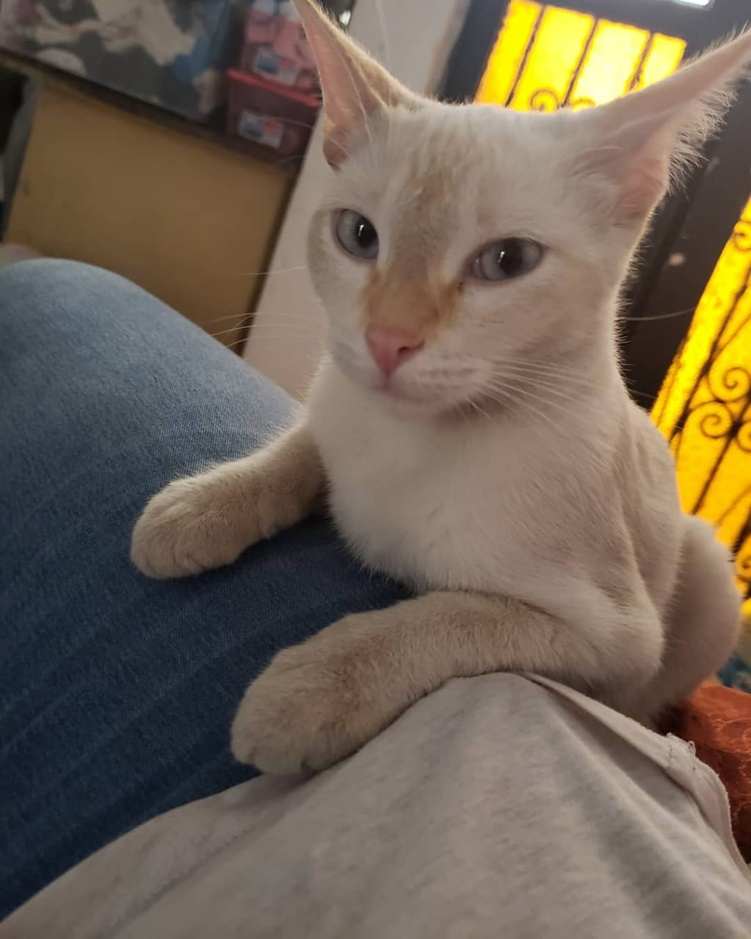
#> input picture Practice1.3/media/cat.jpeg, 751 x 939 px, shrunk from 1024 x 1280 before the run
$ jupyter execute 'Practice 1.3 - Image Processing.ipynb'   (shell and % lines are left out)   (text cells are left out)
#> lines starting #> are read from the running program, lines starting #| are printed output that depends on the picture; after the words box and inside, x2 and y2 are one past the last pixel; in counts of white or black regions, pixels touching at a corner belong together; pictures that were not available may be replaced by others from this repository, and a replacement may not be noted
[cell 1]
import pprint
import cv2
import numpy as np
from matplotlib import pyplot as plt

[cell 2]
variance = 1
c = 2 * (2 * variance ** 2)**0.5
c

[cell 3]
w = int(np.ceil(3*c))
w

[cell 4]
def gauss2D(w,variance):
    shape = (w, w)
    m,n = [(ss-1.)/2. for ss in shape]
    y,x = np.ogrid[-m:m+1,-n:n+1]
    h = np.exp( -(x*x + y*y) / (2.*variance) )
    h = h/(2 * np.pi * variance)**0.5
    return h

[cell 5]
gaussian_mask = gauss2D(w, 1.0)

[cell 6]
np.set_printoptions(suppress=True)
print(gaussian_mask)

[cell 7]
img = cv2.imread("media/cat.jpeg", cv2.IMREAD_GRAYSCALE)
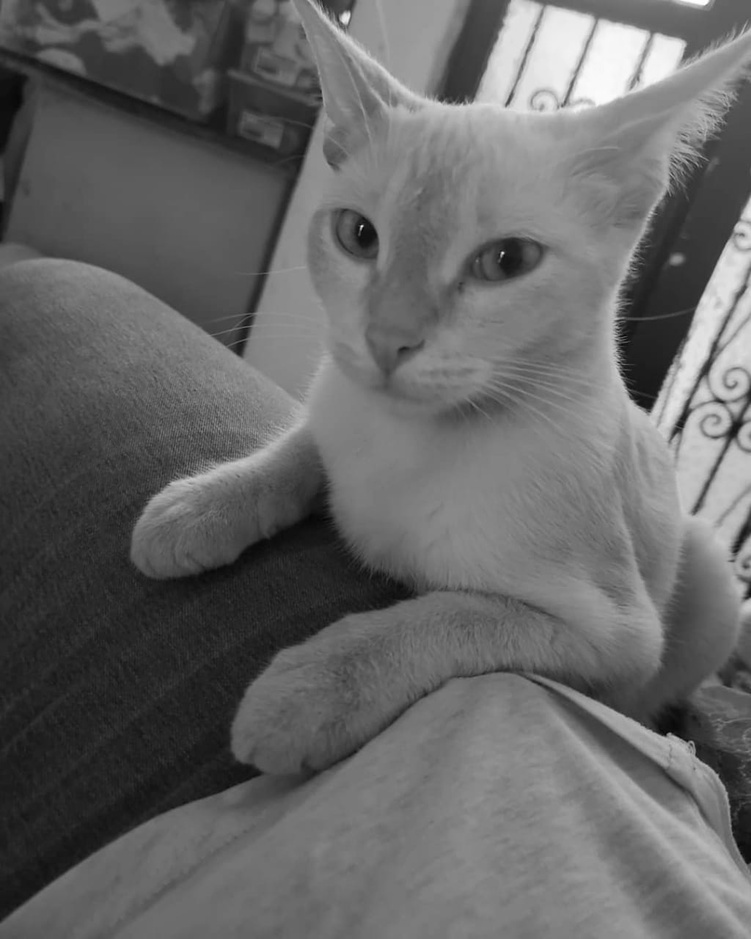
#> img: shape (939, 751); min 5, max 255, mean 101.9
plt.imshow(img, cmap='gray', vmin=0, vmax=255)
plt.show()

[cell 8]
filtered = cv2.filter2D(img, -1, gaussian_mask)
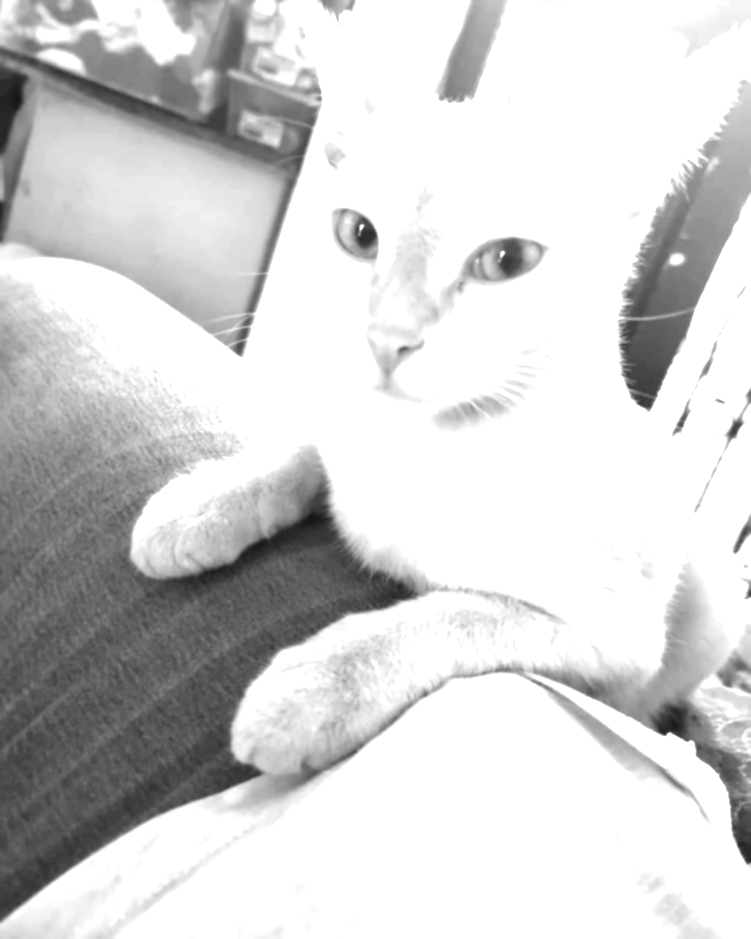
#> filtered: shape (939, 751); min 19, max 255, mean 210.9
plt.imshow(filtered, cmap='gray', vmin=0, vmax=255)
plt.show()

[cell 9]
# Fast Fourier transform
ft_original = np.fft.fft2(img)
ft_filtered = np.fft.fft2(filtered)


fig, ax = plt.subplots(1, 2, sharex='col', sharey='row')

ax[0].set_xlabel('Original')
freq_original = np.real(ft_original)
ax[0].imshow(freq_original, cmap='gray', vmin=0, vmax=255)

ax[1].set_xlabel('Filtered')
freq_filtered = np.real(ft_filtered)
ax[1].imshow(freq_filtered, cmap='gray', vmin=0, vmax=255)

plt.show()

[cell 10]
plt.axis("off")
img = cv2.imread("media/cat.jpeg")
#> img is the input picture: shape (939, 751, 3); mean B, G, R 84.2, 99.7, 113.1
plt.imshow(cv2.cvtColor(img, cv2.COLOR_BGR2RGB))
plt.show()

[cell 11]
color = ('b','g','r')
for i,col in enumerate(color):
    histr = cv2.calcHist([img],[i],None,[256],[0,256])
    plt.plot(histr,color = col)
    plt.xlim([0,256])
plt.show()
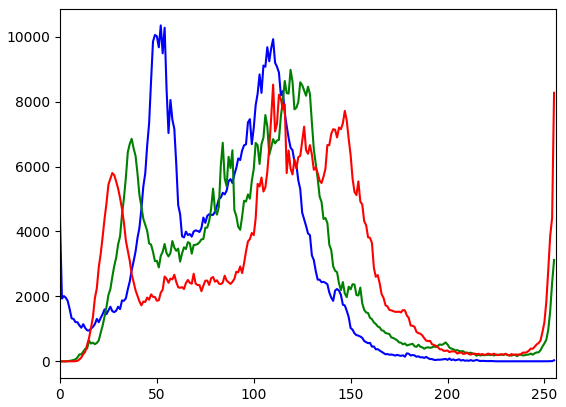
#> figure drawn by matplotlib, 1 panel; curve peaks at x = 52, y = 10345; curve peaks at x = 119, y = 8977; curve peaks at x = 110, y = 8521

[cell 12]
hist = cv2.calcHist([img],[0],None,[256],[0,256])
#> hist = 256 values, max 10345 at index 52, min 0 at index 231, mean 2754.6
plt.plot(hist)
plt.show()
#> figure, not shown here; curve peaks at x = 52, y = 10345

[cell 13]
img = cv2.imread("media/cat.jpeg",  cv2.IMREAD_GRAYSCALE)

# Otsu's thresholding
ret2,th2 = cv2.threshold(img,0,255,cv2.THRESH_BINARY+cv2.THRESH_OTSU)
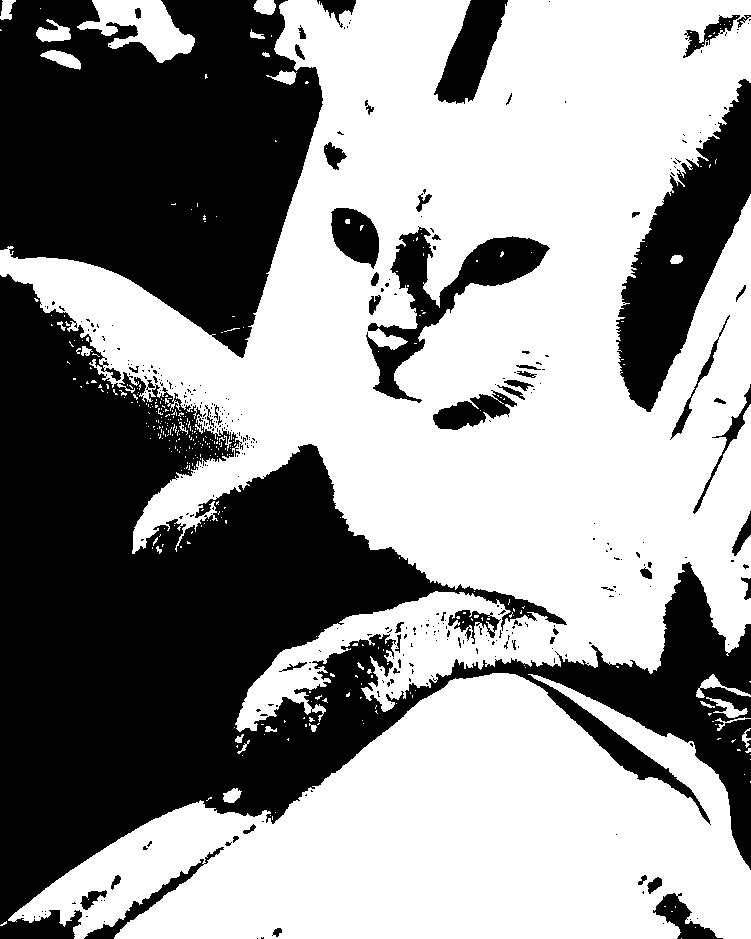
#> th2: shape (939, 751); 57.3% white; 357 black regions (298 under 20 px), largest, box (x1, y1, x2, y2) and area: (0, 274, 751, 939) 175801, (0, 0, 323, 358) 79905, (616, 79, 751, 412) 19378
#> ret2 = 96

# plot all the images and their histograms
otsu = [img, 0, th2]
title= ['Original image','Grayscale histogram',"Otsu's Thresholdinedg"]
plt.subplot(3,3,1),plt.imshow(otsu[0],'gray')
plt.title(title[0]), plt.xticks([]), plt.yticks([])
plt.subplot(3,3,2),plt.hist(otsu[0].ravel(),256)
plt.title(title[1]), plt.xticks([]), plt.yticks([])
plt.subplot(3,3,3),plt.imshow(otsu[2],'gray')
plt.title(title[2]), plt.xticks([]), plt.yticks([])
plt.show()
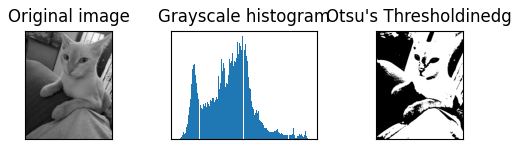
#> figure drawn by matplotlib, 3 panels

[cell 14]
video = cv2.VideoCapture('media/cars.mp4')

frame_width = int(video.get(3))
frame_height = int(video.get(4))

size = (frame_width, frame_height)

[cell 15]
result = cv2.VideoWriter('cars_otsu.avi', cv2.VideoWriter_fourcc(*'MJPG'), 30, size)

[cell 16]
while(True):
    ret, frame = video.read()
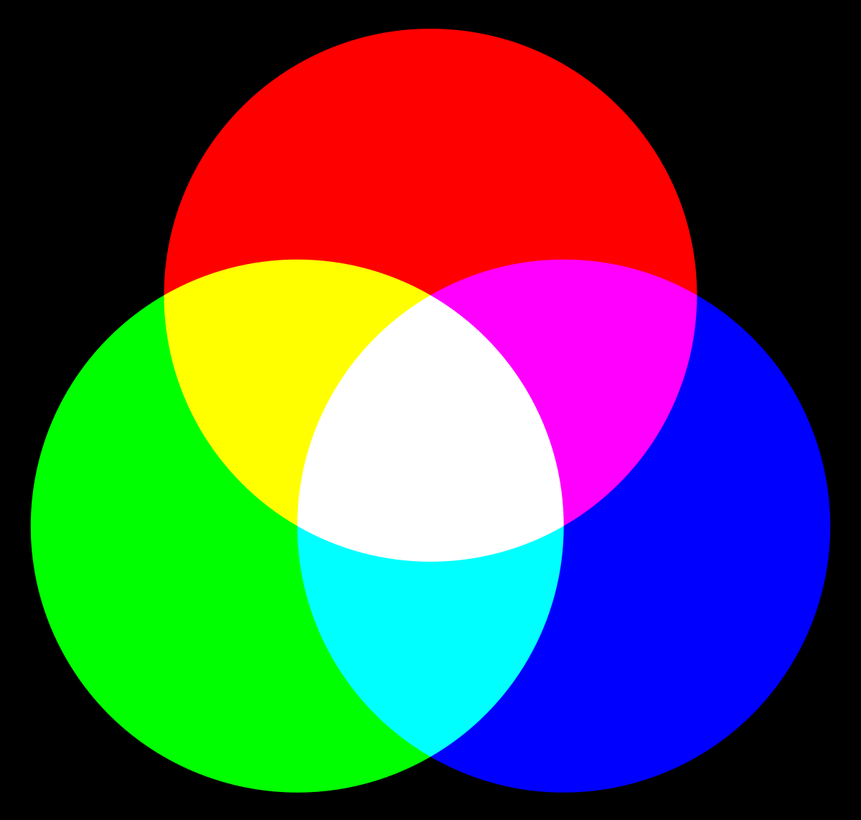
#> input picture Practice1.3/media/rgb.png, 861 x 820 px, shrunk from 1200 x 1143 before the run, given in place of cars.mp4, which was not available
#> frame is the input picture: shape (820, 861, 3); mean B, G, R 80.6, 80.6, 80.6
    if ret == True:
        img = cv2.cvtColor(frame, cv2.COLOR_BGR2GRAY)
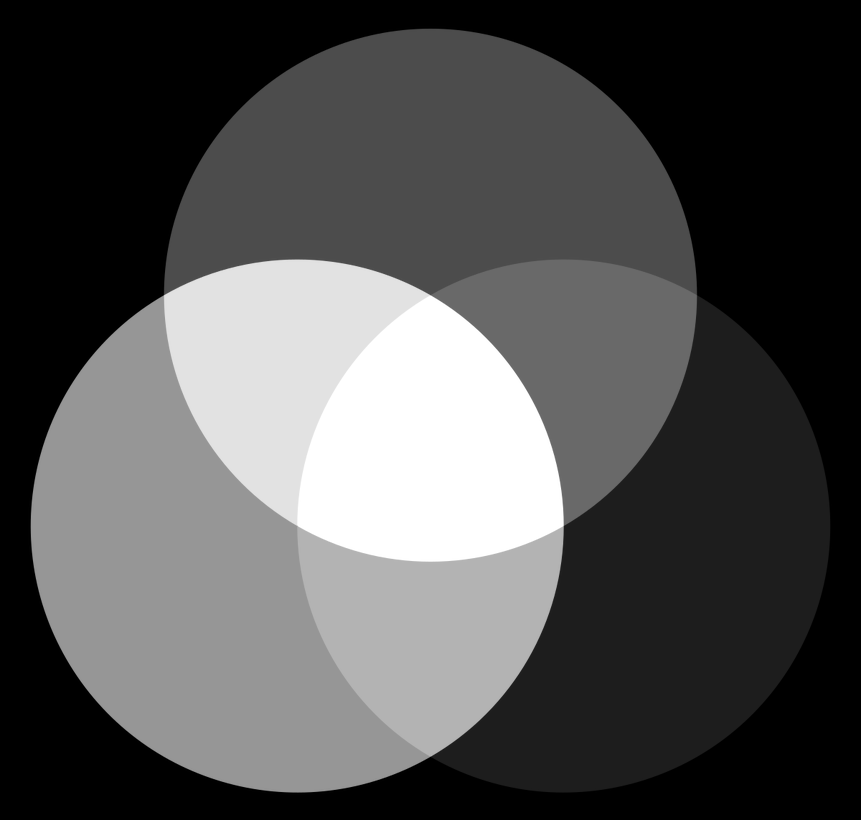
#> img: shape (820, 861); min 0, max 255, mean 80.6
        ret2, img_back = cv2.threshold(img,0,255,cv2.THRESH_BINARY+cv2.THRESH_OTSU)
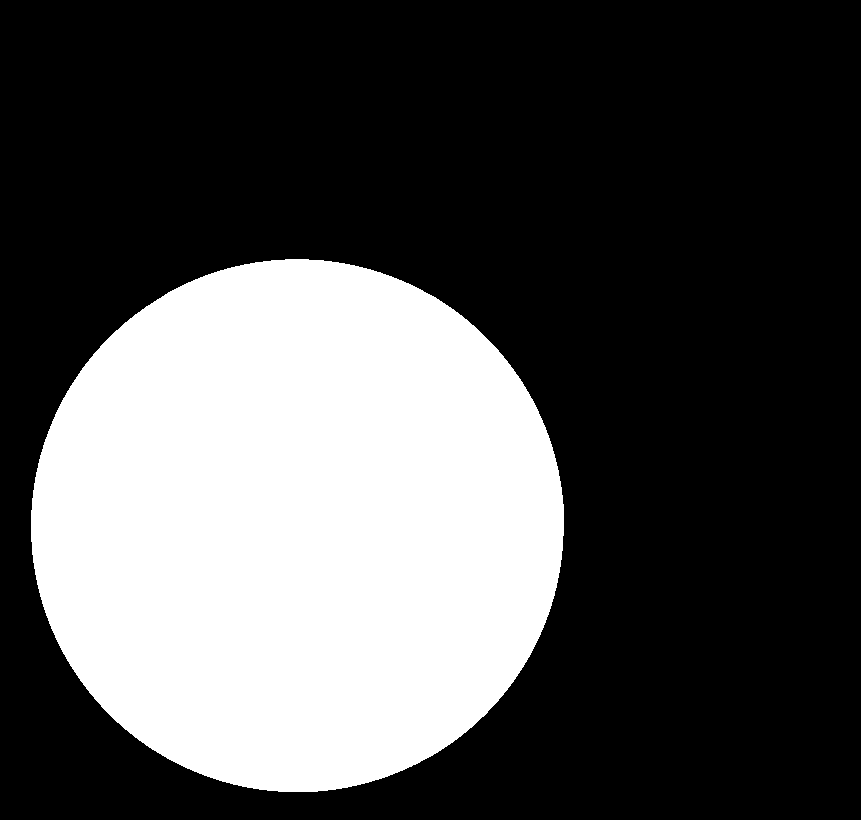
#> img_back: shape (820, 861); 31.6% white; 1 white region, box (x1, y1, x2, y2) and area: (31, 259, 564, 792) 223166
#> ret2 = 110
        img_back = np.floor(img_back).astype('uint8')
        bb = cv2.cvtColor(img_back,cv2.COLOR_GRAY2RGB)
        result.write(bb)
    else:
        break
video.release()
result.release()

print("The video was successfully saved")
